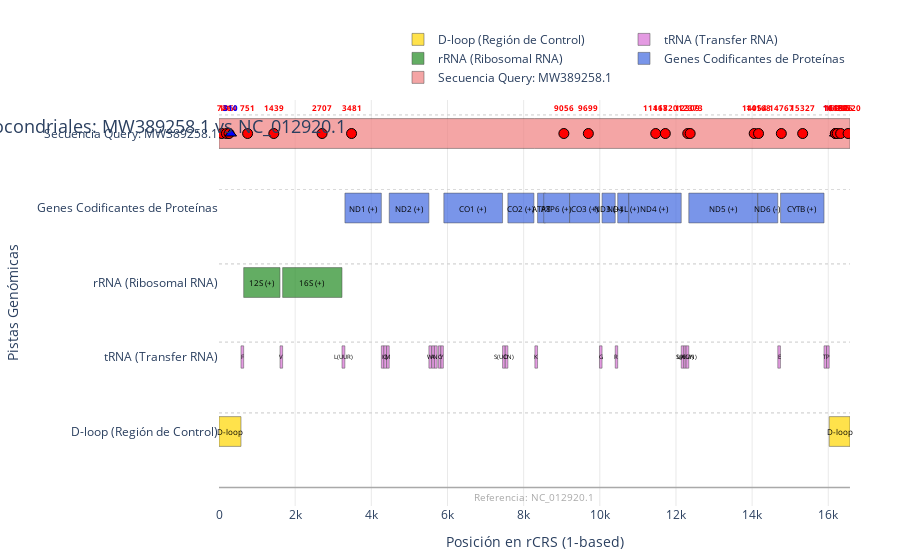

Notebook cell for this chart:
### Code cell
# ==============================================================================
# BLOQUE 8: PUNTO DE ENTRADA DEL SCRIPT
# ==============================================================================
# Descripción: Este bloque se ejecuta cuando el script es llamado directamente.
# Define el archivo de consulta de prueba y llama a la función `main`.
# ------------------------------------------------------------------------------

if __name__ == "__main__":
    # Definir la ruta al archivo FASTA de la secuencia query para el análisis
    # Asegúrate de que este archivo exista en la ruta especificada o ajusta la ruta.
    ruta_query_analisis = "secuencias/MW389258_1.fasta"
    
    # Crear un archivo de consulta dummy si no existe, para pruebas rápidas
    if not os.path.exists(ruta_query_analisis):
        print(f"ADVERTENCIA: Archivo de consulta '{ruta_query_analisis}' no encontrado. Creando dummy.")
        os.makedirs(os.path.dirname(ruta_query_analisis), exist_ok=True) # Asegurar que el directorio 'secuencias' existe
        # Secuencia dummy con algunas diferencias respecto a una rCRS hipotética (e.g., primeros 100pb)
        # Para una prueba más significativa, esta secuencia dummy debería tener variantes conocidas.
        dummy_query_seq_content = "GATTACAGATTACAGATTACAGATTACAGATTACAGATTACAGATTACAGATTACAGATTACAGATTACAGATTACAGATTACAGATTACAGATTACACCCTATTAACCACTCACGGGAGCTCTCCATGCATTTGGTATTTTCGTCTGGGGGGTATGCACGCGATAGCATTGCGAGACGCTGGAGCCGGAGCACCCTATGTCGCAGTATCTGTCTTTGATTCCTG" # ~160pb
        dummy_query_seq_content += "A" * (16569 - len(dummy_query_seq_content) -100) # Relleno
        dummy_query_seq_content += "GATTACAGATTACAGATTACAGATTACAGATTACAGATTACAGATTACA" # Final diferente
        
        with open(ruta_query_analisis, "w") as f:
            f.write(f">Query_Dummy_Sequence\n{dummy_query_seq_content[:16569]}\n") # Truncar a longitud de rCRS por si acaso

    main(query_fasta_file_path=ruta_query_analisis)
